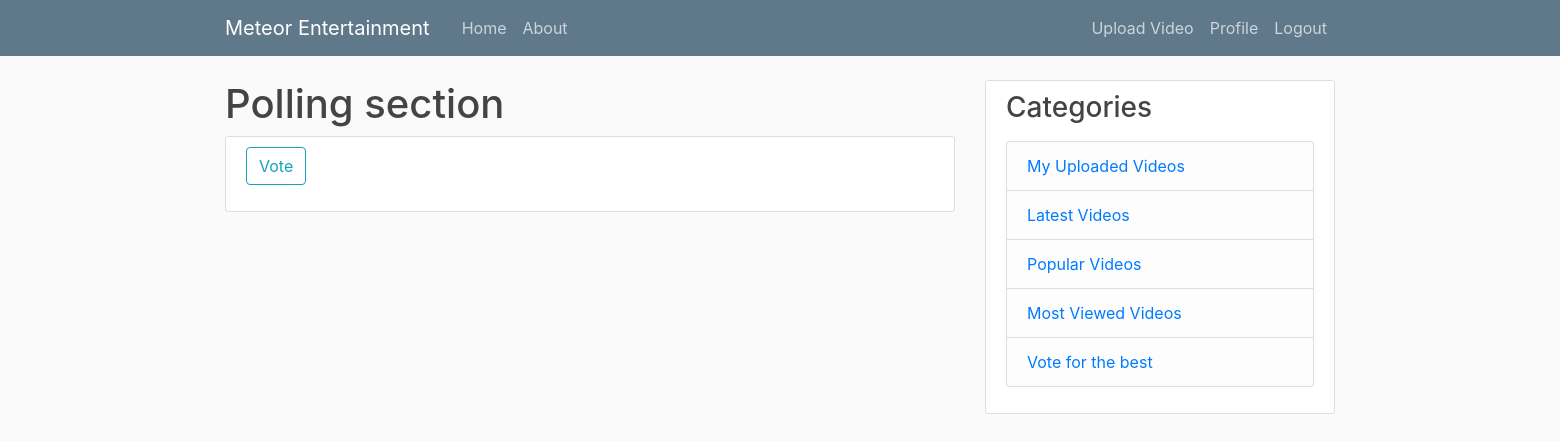
Before: /video/poll (signed in) with the older database file.
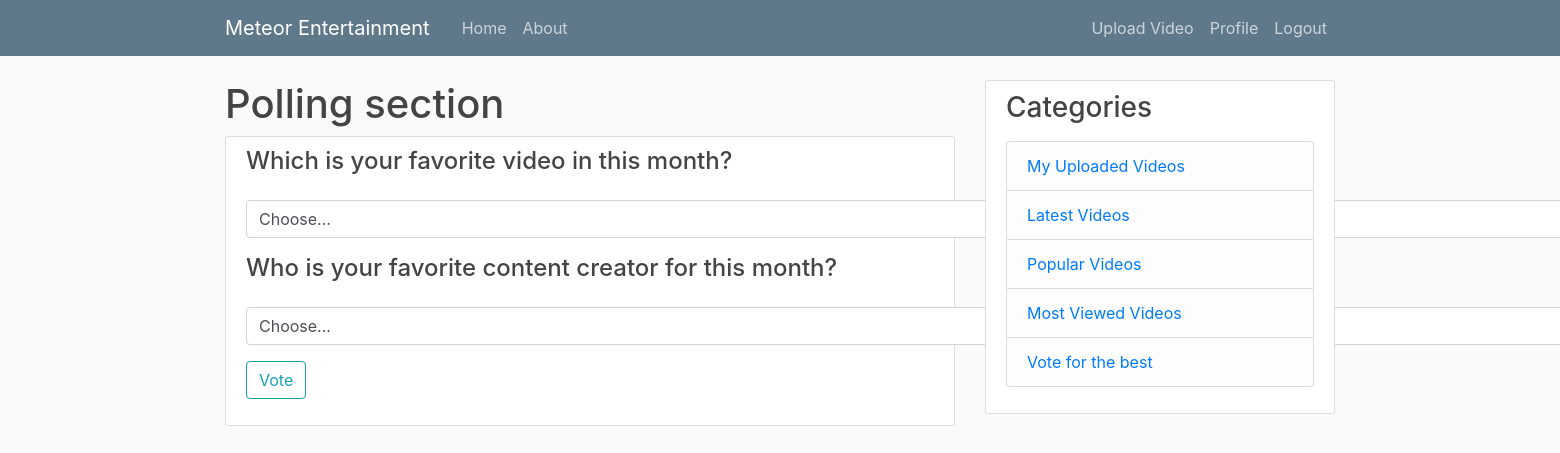
After: the same page with the newer database file.
### video/models.py (models this page shows)
class Poll(models.Model):
    option = models.CharField(max_length=400, default="")
    polls = models.ManyToManyField(settings.AUTH_USER_MODEL, blank=True, related_name='video_polls')
    poll_group = models.CharField(default="", max_length=200, blank=True)
    question = models.CharField(default="", max_length=200, blank=True)

### video/views.py (the view)
# urls.py: path('video/poll', views.VideoPollView, name='poll-video'),
def VideoPollView(request):
    context = {
        'polls': Poll.objects.all()
    }
    return render(request, 'video/upload_poll.html', context=context)

### video/templates/video/upload_poll.html (shortened to what this page needs)
{% extends 'video/base.html' %}
{% block content %}
{% if user.is_authenticated %}
<h1>Polling section</h1>
<article class="media content-section">
<form class="form-inline" action="{% url 'main-home' %}">
    <div class="form-group">
    {% regroup polls by question as question_list %}
    {% for question in question_list %}
    <h4 for="inlineFormCustomSelectPref">{{ question.grouper }}</h4>
    <select class="custom-select my-3 mr-4" id="inlineFormCustomSelectPref">
        <option selected>Choose...</option>
    </select>
    {% endfor %}
    <p><button class="btn btn-outline-info" type="submit">Vote</button>
    </p>
    </div>
    </form>
</article>
{% endif %}
{% endblock content %}

### video/templates/video/base.html (shortened to what this page needs)
{% load static %}
<!DOCTYPE html>
<html lang="en">
<head>
    <link rel="stylesheet" href="https://maxcdn.bootstrapcdn.com/bootstrap/4.0.0/css/bootstrap.min.css"
>
    <link rel="stylesheet" type="text/css" href="{% static 'video/main.css' %}">
</head>
<body>
    <header class="site-header">
        <nav class="navbar navbar-expand-md navbar-dark bg-steel fixed-top">
            <div class="container">
                <a class="navbar-brand mr-4" href="{% url 'main-home' %}">Meteor Entertainment</a>
                <div class="collapse navbar-collapse" id="navbarToggle">
                    <div class="navbar-nav mr-auto">
                        <a class="nav-item nav-link" href="{% url 'main-home' %}">Home</a>
                        <a class="nav-item nav-link" href="{% url 'video-about' %}">About</a>
                    </div>
                    <div class="navbar-nav">
                        {% if user.is_authenticated %}
                            <a class="nav-item nav-link" href="{% url 'video-upload' %}">Upload Video</a>
                            <a class="nav-item nav-link" href="{% url 'profile' %}">Profile</a>
                            <a class="nav-item nav-link" href="{% url 'logout' %}">Logout</a>
                        {% else %}
                            <a class="nav-item nav-link" href="{% url 'login' %}">Login</a>
                            <a class="nav-item nav-link" href="{% url 'register' %}">Register</a>
                        {% endif %}
                    </div>
                </div>
            </div>
        </nav>
    </header>
    <main role="main" class="container">
        <div class="row">
            <div class="col-md-8">
                {% block content %}{% endblock %}
            </div>
            {% if user.is_authenticated %}
            <div class="col-md-4">
                <div class="content-section">
                    <h3>Categories</h3>
                    <p class='text-muted'>
                        <ul class="list-group">
                            <li class="list-group-item list-group-item-light">
                                <a href="{% url 'user-videos' user %}">My Uploaded Videos</a></li>
                            <li class="list-group-item list-group-item-light">
                                <a href="{% url 'main-home' %}">Latest Videos</a></li>
                            <li class="list-group-item list-group-item-light">
                                <a href="{% url 'popular-videos' %}">Popular Videos</a></li>
                            <li class="list-group-item list-group-item-light">
                                <a href="{% url 'most-viewed-videos' %}">Most Viewed Videos</a></li>
                            <li class="list-group-item list-group-item-light">
                                <a href="{% url 'poll-video' %}">Vote for the best</a></li>
                        </ul>
                    </p>
                </div>
            </div>
            {% endif %}
        </div>
    </main>
</body>
</html>

### video/static/video/main.css (style rules this page uses)
body { background: #fafafa; color: #333333; margin-top: 5rem; }
h1, h2, h3, h4, h5, h6 { color: #444444; }
ul { margin: 0; }
.bg-steel { background-color: #5f788a; }
.site-header .navbar-nav .nav-link { color: #cbd5db; }
.content-section { background: #ffffff; padding: 10px 20px; border: 1px solid #dddddd; border-radius: 3px; margin-bottom: 20px; }

Changed rows visible on the page:
added Poll: grouper "Which is your favorite video in this month?"
added Poll: grouper "Who is your favorite content creator for this month?"
Other visible differences:
new list line: "Choose..."
